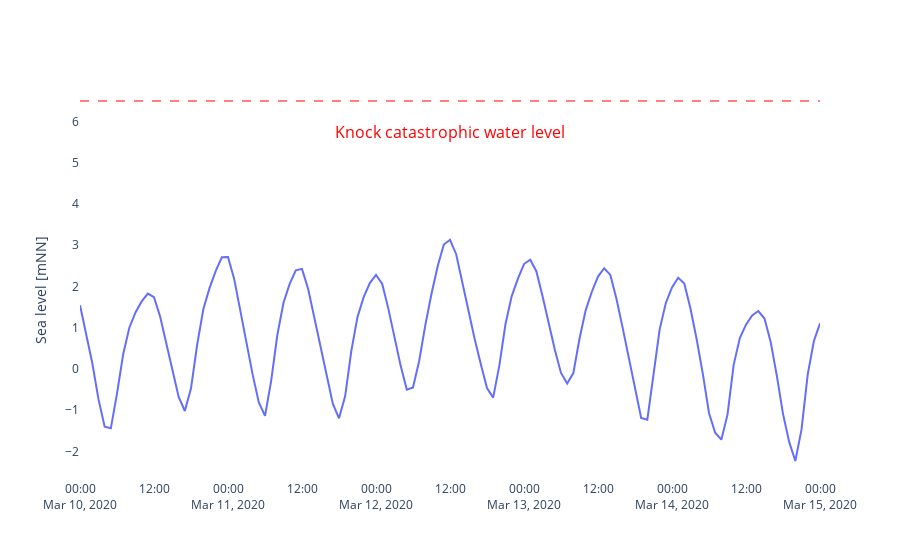

Source (notebook cell):
### Markdown cell above
### build plotly function

### Code cell
def sea_level(tide_data: pd.DataFrame, input_scale: float = 1/1000., knock_level: float = None, fig: go.Figure = None, row: int = 1, col: int = 1) -> go.Figure:
    # build a figure, if there is None
    if fig is None:
        fig = make_subplots(1, 1)

    # add tide data
    fig.add_trace(
        go.Scatter(x=tide_data.index, y=tide_data.values * input_scale, name='Sea level', line=dict(color='blue')), row=row, col=col
    )

    # add knock level
    if knock_level is not None:
        fig.add_hline(y=knock_level, name="Knock catastrophic water level", line=dict(color='red', dash='dash'), opacity=0.5)
        fig.add_annotation(x=0.5, y=0.95, xref="x domain", yref="y domain", text="Knock catastrophic water level", showarrow=False, font=dict(color='red', size=16))

    # update layout
    fig.update_layout(**{
        f'yaxis{row}': dict(title='Sea level [mNN]'),
        'paper_bgcolor': 'rgba(0,0,0,0)',
        'plot_bgcolor': 'rgba(0,0,0,0)',
        'legend': dict(orientation='h')
    })
    
    return fig

sea_level_base_data(tide_data=tide, knock_level=6.5)
